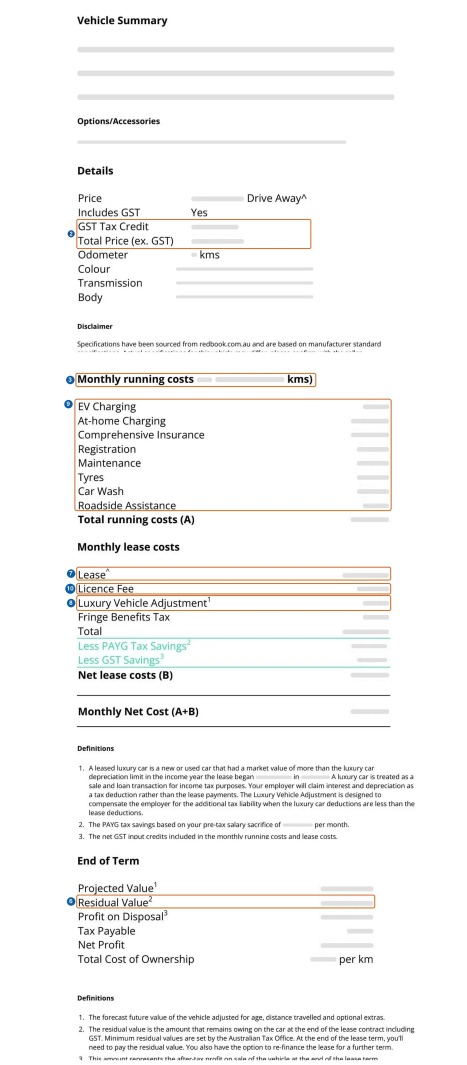
#> input picture assets/images/quote-guide/lendly/redacted-quote.webp, 1400 x 3193 px, found by its file name (shown at 1/3 size)
$ python remark_lendly_driveaway.py
#> lines starting #> are read from the running program, lines starting #| are printed output that depends on the picture
"""Move Lendly's drive-away marker (2) from "Price … Drive Away" to the two lines that add up to
the drive-away price used in Guided: "GST Tax Credit" + "Total Price (ex. GST)" (16 Nov 2026).

Works on the already-redacted published page. The old outline crossed the descender of "y" in
"Drive Away^", so those two printed words (no figures) are re-copied from the private source
screenshot. Run once, on the page as committed before 16 Nov 2026.
"""
from pathlib import Path
import json
import numpy as np
from PIL import Image, ImageDraw, ImageFont

ROOT = Path(__file__).resolve().parents[1]
DIR = ROOT / 'docs/assets/images/quote-guide/lendly'
MANIFEST = ROOT / 'docs/assets/images/quote-guide/manifest.json'
page = Image.open(DIR / 'redacted-quote.webp').convert('RGB')
#> page is the input picture: PIL image 1400x3193 RGB; mean R, G, B 246.7, 246.1, 245.5
a = np.array(page).astype(int)

# Erase the old orange outline and blue number circle around the Price row (white background).
x0, y0, x1, y1 = 222, 572, 940, 618
reg = a[y0:y1, x0:x1]
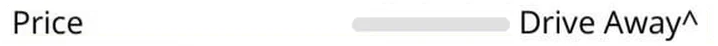
#> reg: shape (46, 718, 3) int64; mean R, G, B 240.8, 240.8, 240.6
r, g, b = reg[..., 0], reg[..., 1], reg[..., 2]
orangeish = (r - b > 60) & (r > 150)
#> orangeish: shape (46, 718) bool; every value is 0
bluish = (b - r > 40)
mask = orangeish | bluish
grow = mask.copy()
for dy in (-1, 0, 1):
    for dx in (-1, 0, 1):
        grow |= np.roll(np.roll(mask, dy, 0), dx, 1)
reg[grow] = 255
a[y0:y1, x0:x1] = reg
a[578:612, 196:229] = 255  # the circle and its white digit
page = Image.fromarray(a.astype('uint8'))

# Re-copy the printed words "Drive Away^" (source x 600-752, y 470-505; scale 1.236).
SRC = Path('/Users/changyang1230/novated-lease-guide/private/quote-review-2026-11/templates/lendly/source.png')
#> (the run stopped early here; a loop or call above may not have finished)
